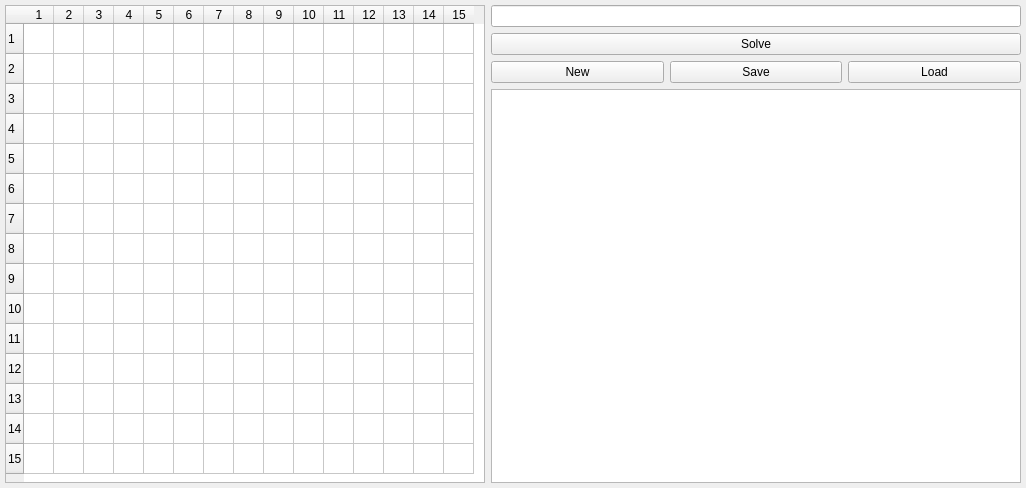
<?xml version="1.0" encoding="UTF-8"?>
<ui version="4.0">
 <class>ScrabbleGui</class>
 <widget class="QMainWindow" name="ScrabbleGui">
  <property name="geometry">
   <rect>
    <x>0</x>
    <y>0</y>
    <width>1017</width>
    <height>488</height>
   </rect>
  </property>
  <property name="windowTitle">
   <string>Scrabble Solver</string>
  </property>
  <widget class="QWidget" name="centralwidget">
   <layout class="QHBoxLayout" name="horizontalLayout">
    <property name="leftMargin">
     <number>5</number>
    </property>
    <property name="topMargin">
     <number>5</number>
    </property>
    <property name="rightMargin">
     <number>5</number>
    </property>
    <property name="bottomMargin">
     <number>5</number>
    </property>
    <item>
     <widget class="QTableWidget" name="board">
      <property name="minimumSize">
       <size>
        <width>480</width>
        <height>478</height>
       </size>
      </property>
      <property name="selectionMode">
       <enum>QAbstractItemView::SingleSelection</enum>
      </property>
      <attribute name="horizontalHeaderDefaultSectionSize">
       <number>30</number>
      </attribute>
      <attribute name="verticalHeaderVisible">
       <bool>true</bool>
      </attribute>
      <row>
       <property name="text">
        <string>1</string>
       </property>
      </row>
      <row>
       <property name="text">
        <string>2</string>
       </property>
      </row>
      <row>
       <property name="text">
        <string>3</string>
       </property>
      </row>
      <row>
       <property name="text">
        <string>4</string>
       </property>
      </row>
      <row>
       <property name="text">
        <string>5</string>
       </property>
      </row>
      <row>
       <property name="text">
        <string>6</string>
       </property>
      </row>
      <row>
       <property name="text">
        <string>7</string>
       </property>
      </row>
      <row>
       <property name="text">
        <string>8</string>
       </property>
      </row>
      <row>
       <property name="text">
        <string>9</string>
       </property>
      </row>
      <row>
       <property name="text">
        <string>10</string>
       </property>
      </row>
      <row>
       <property name="text">
        <string>11</string>
       </property>
      </row>
      <row>
       <property name="text">
        <string>12</string>
       </property>
      </row>
      <row>
       <property name="text">
        <string>13</string>
       </property>
      </row>
      <row>
       <property name="text">
        <string>14</string>
       </property>
      </row>
      <row>
       <property name="text">
        <string>15</string>
       </property>
      </row>
      <column>
       <property name="text">
        <string>1</string>
       </property>
      </column>
      <column>
       <property name="text">
        <string>2</string>
       </property>
      </column>
      <column>
       <property name="text">
        <string>3</string>
       </property>
      </column>
      <column>
       <property name="text">
        <string>4</string>
       </property>
      </column>
      <column>
       <property name="text">
        <string>5</string>
       </property>
      </column>
      <column>
       <property name="text">
        <string>6</string>
       </property>
      </column>
      <column>
       <property name="text">
        <string>7</string>
       </property>
      </column>
      <column>
       <property name="text">
        <string>8</string>
       </property>
      </column>
      <column>
       <property name="text">
        <string>9</string>
       </property>
      </column>
      <column>
       <property name="text">
        <string>10</string>
       </property>
      </column>
      <column>
       <property name="text">
        <string>11</string>
       </property>
      </column>
      <column>
       <property name="text">
        <string>12</string>
       </property>
      </column>
      <column>
       <property name="text">
        <string>13</string>
       </property>
      </column>
      <column>
       <property name="text">
        <string>14</string>
       </property>
      </column>
      <column>
       <property name="text">
        <string>15</string>
       </property>
      </column>
     </widget>
    </item>
    <item>
     <layout class="QVBoxLayout" name="verticalLayout">
      <property name="leftMargin">
       <number>0</number>
      </property>
      <item>
       <widget class="QLineEdit" name="letters">
        <property name="text">
         <string/>
        </property>
        <property name="maxLength">
         <number>7</number>
        </property>
       </widget>
      </item>
      <item>
       <widget class="QPushButton" name="solve_btn">
        <property name="text">
         <string>Solve</string>
        </property>
       </widget>
      </item>
      <item>
       <layout class="QHBoxLayout" name="horizontalLayout_2">
        <item>
         <widget class="QPushButton" name="new_btn">
          <property name="text">
           <string>New</string>
          </property>
         </widget>
        </item>
        <item>
         <widget class="QPushButton" name="save_btn">
          <property name="text">
           <string>Save</string>
          </property>
         </widget>
        </item>
        <item>
         <widget class="QPushButton" name="load_btn">
          <property name="text">
           <string>Load</string>
          </property>
         </widget>
        </item>
       </layout>
      </item>
      <item>
       <widget class="QListWidget" name="results">
        <property name="minimumSize">
         <size>
          <width>530</width>
          <height>0</height>
         </size>
        </property>
       </widget>
      </item>
     </layout>
    </item>
   </layout>
  </widget>
  <action name="newScrabble">
   <property name="text">
    <string>Scrabble</string>
   </property>
  </action>
  <action name="newWordsWithFriends">
   <property name="text">
    <string>Words With Friends</string>
   </property>
  </action>
 </widget>
 <resources/>
 <connections>
  <connection>
   <sender>solve_btn</sender>
   <signal>clicked()</signal>
   <receiver>ScrabbleGui</receiver>
   <slot>solve()</slot>
   <hints>
    <hint type="sourcelabel">
     <x>733</x>
     <y>52</y>
    </hint>
    <hint type="destinationlabel">
     <x>490</x>
     <y>246</y>
    </hint>
   </hints>
  </connection>
  <connection>
   <sender>results</sender>
   <signal>itemPressed(QListWidgetItem*)</signal>
   <receiver>ScrabbleGui</receiver>
   <slot>highlight(QListWidgetItem*)</slot>
   <hints>
    <hint type="sourcelabel">
     <x>733</x>
     <y>294</y>
    </hint>
    <hint type="destinationlabel">
     <x>490</x>
     <y>246</y>
    </hint>
   </hints>
  </connection>
  <connection>
   <sender>save_btn</sender>
   <signal>clicked()</signal>
   <receiver>ScrabbleGui</receiver>
   <slot>save()</slot>
   <hints>
    <hint type="sourcelabel">
     <x>733</x>
     <y>85</y>
    </hint>
    <hint type="destinationlabel">
     <x>490</x>
     <y>246</y>
    </hint>
   </hints>
  </connection>
  <connection>
   <sender>load_btn</sender>
   <signal>clicked()</signal>
   <receiver>ScrabbleGui</receiver>
   <slot>load()</slot>
   <hints>
    <hint type="sourcelabel">
     <x>894</x>
     <y>85</y>
    </hint>
    <hint type="destinationlabel">
     <x>490</x>
     <y>246</y>
    </hint>
   </hints>
  </connection>
 </connections>
 <slots>
  <slot>solve()</slot>
  <slot>save()</slot>
  <slot>load()</slot>
  <slot>highlight(QListWidgetItem*)</slot>
 </slots>
</ui>
